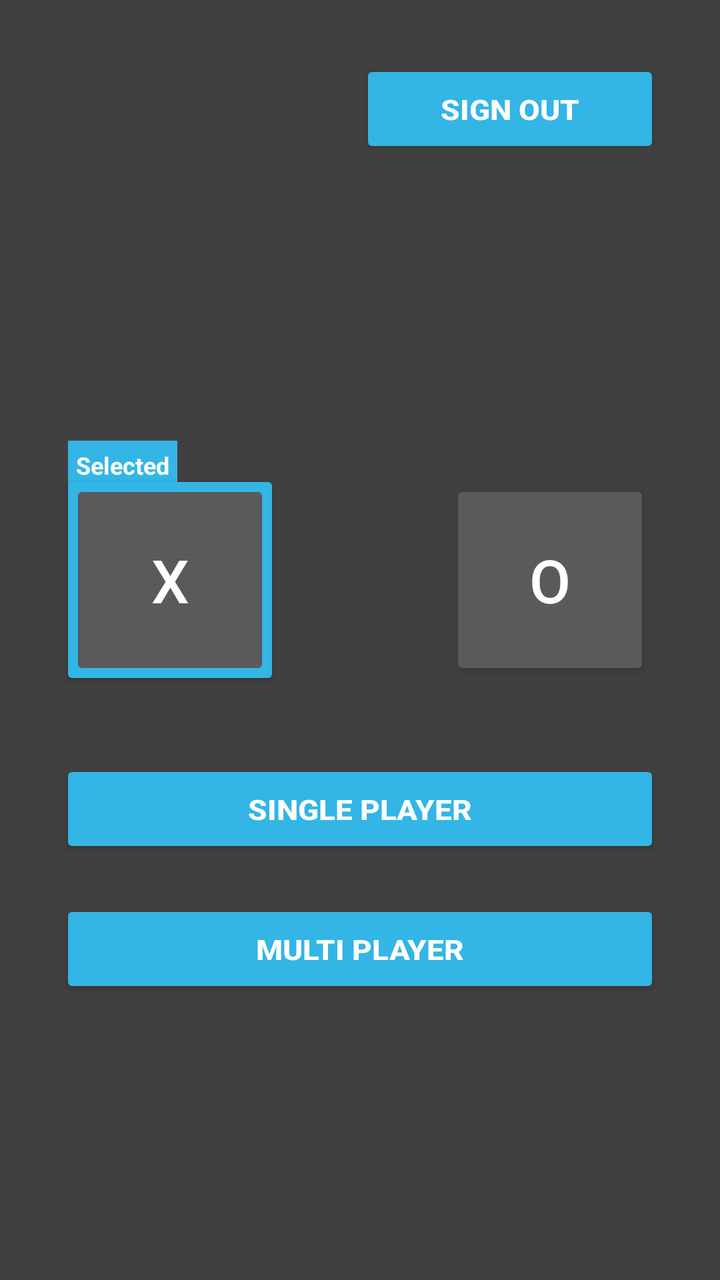
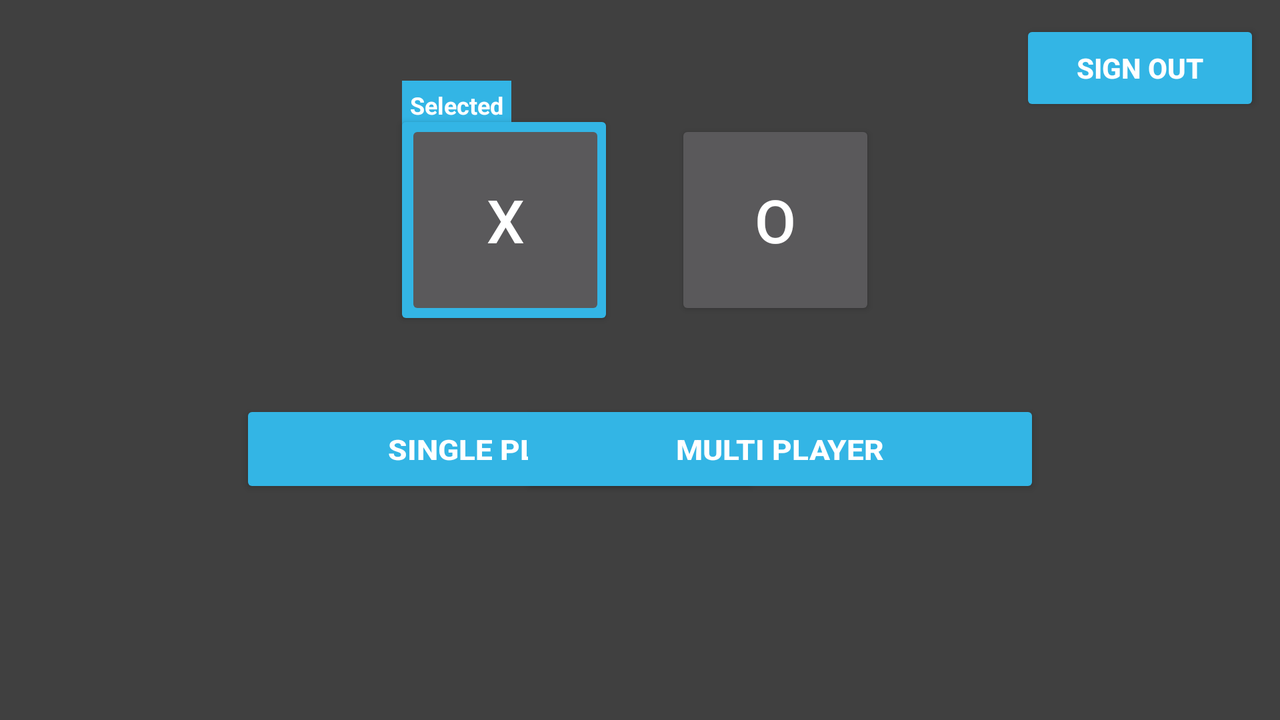

First picture: res/layout/ on a phone held upright. Second picture: the repository's own variant of that layout, on a device whose configuration matches the variant's folder. Source for both follows.
<!-- AndroidManifest.xml: application theme Theme.SekoTacToe -->
<!-- res/layout/activity_home_screen.xml -->
<?xml version="1.0" encoding="utf-8"?>
<androidx.constraintlayout.widget.ConstraintLayout xmlns:android="http://schemas.android.com/apk/res/android"
    xmlns:app="http://schemas.android.com/apk/res-auto"
    xmlns:tools="http://schemas.android.com/tools"
    android:layout_width="match_parent"
    android:layout_height="match_parent"
    android:background="@color/bgColour"
    tools:context=".activity.HomeScreenActivity">

        <androidx.appcompat.widget.AppCompatButton
            android:id="@+id/signOutButton"
            android:layout_width="150dp"
            android:layout_height="wrap_content"
            android:layout_marginTop="30dp"
            android:layout_marginEnd="30dp"
            android:backgroundTint="@android:color/holo_blue_light"
            android:padding="15dp"
            android:text="@string/sign_out"
            android:textColor="@color/white"
            android:textScaleX="1.1"
            android:textSize="14sp"
            android:textStyle="bold"
            android:onClick="signOut"
            app:layout_constraintEnd_toEndOf="parent"
            app:layout_constraintTop_toTopOf="parent" />

    <androidx.appcompat.widget.AppCompatTextView
        android:id="@+id/crossSymbolText"
        android:layout_width="wrap_content"
        android:layout_height="wrap_content"
        android:layout_marginStart="4dp"
        android:layout_marginBottom="-10dp"
        android:background="@android:color/holo_blue_light"
        android:padding="4dp"
        android:text="@string/selected"
        android:textAlignment="center"
        android:textColor="@color/white"
        android:textSize="12sp"
        android:textStyle="bold"
        app:layout_constraintBottom_toTopOf="@id/crossBorderButton"
        app:layout_constraintStart_toStartOf="@id/crossBorderButton" />

    <androidx.appcompat.widget.AppCompatTextView
        android:id="@+id/circleSymbolText"
        android:layout_width="wrap_content"
        android:layout_height="wrap_content"
        android:layout_marginStart="4dp"
        android:layout_marginBottom="-10dp"
        android:background="@android:color/holo_blue_light"
        android:padding="4dp"
        android:text="@string/selected"
        android:textAlignment="center"
        android:textColor="@color/white"
        android:textSize="12sp"
        android:textStyle="bold"
        android:visibility="gone"
        app:layout_constraintBottom_toTopOf="@id/circleBorderButton"
        app:layout_constraintStart_toStartOf="@id/circleBorderButton" />

    <androidx.appcompat.widget.AppCompatButton
        android:id="@+id/crossBorderButton"
        android:layout_width="110dp"
        android:layout_height="110dp"
        android:layout_marginTop="235dp"
        android:backgroundTint="@android:color/holo_blue_light"
        android:onClick="selectCrossUI"
        app:layout_constraintStart_toStartOf="@id/singlePlayerButton"
        app:layout_constraintTop_toTopOf="parent" />

    <androidx.appcompat.widget.AppCompatButton
        android:id="@+id/circleBorderButton"
        android:layout_width="110dp"
        android:layout_height="110dp"
        android:layout_marginTop="235dp"
        android:backgroundTint="@android:color/holo_blue_light"
        android:onClick="selectCrossUI"
        android:visibility="gone"
        app:layout_constraintEnd_toEndOf="@id/singlePlayerButton"
        app:layout_constraintTop_toTopOf="parent" />

    <androidx.appcompat.widget.AppCompatButton
        android:id="@+id/crossButton"
        android:layout_width="100dp"
        android:layout_height="100dp"
        android:layout_marginStart="5dp"
        android:layout_marginTop="240dp"
        android:onClick="selectCrossUI"
        android:text="@string/x"
        android:textColor="@color/white"
        android:textSize="30sp"
        app:layout_constraintStart_toStartOf="@id/singlePlayerButton"
        app:layout_constraintTop_toTopOf="parent" />

    <androidx.appcompat.widget.AppCompatButton
        android:id="@+id/circleButton"
        android:layout_width="100dp"
        android:layout_height="100dp"
        android:layout_marginTop="240dp"
        android:layout_marginEnd="5dp"
        android:onClick="selectCircleUI"
        android:text="@string/o"
        android:textColor="@color/white"
        android:textSize="30sp"
        app:layout_constraintEnd_toEndOf="@id/singlePlayerButton"
        app:layout_constraintTop_toTopOf="parent" />

    <ProgressBar
        android:id="@+id/progressBar"
        style="?android:attr/progressBarStyle"
        android:layout_width="wrap_content"
        android:layout_height="wrap_content"
        android:visibility="gone"
        app:layout_constraintBottom_toBottomOf="parent"
        app:layout_constraintEnd_toEndOf="parent"
        app:layout_constraintStart_toStartOf="parent"
        app:layout_constraintTop_toTopOf="parent" />

    <androidx.appcompat.widget.AppCompatButton
        android:id="@+id/singlePlayerButton"
        android:layout_width="300dp"
        android:layout_height="wrap_content"
        android:layout_marginTop="380dp"
        android:backgroundTint="@android:color/holo_blue_light"
        android:onClick="selectSinglePlayerMode"
        android:paddingVertical="15dp"
        android:text="@string/single_player"
        android:textColor="@color/white"
        android:textScaleX="1.1"
        android:textSize="14sp"
        android:textStyle="bold"
        app:layout_constraintEnd_toEndOf="parent"
        app:layout_constraintStart_toStartOf="parent"
        app:layout_constraintTop_toTopOf="parent" />

    <androidx.appcompat.widget.AppCompatButton
        android:id="@+id/multiPlayerPlayerButton"
        android:layout_width="300dp"
        android:layout_height="wrap_content"
        android:layout_marginTop="450dp"
        android:backgroundTint="@android:color/holo_blue_light"
        android:onClick="selectMultiplePlayerMode"
        android:paddingVertical="15dp"
        android:text="@string/multi_player"
        android:textColor="@color/white"
        android:textScaleX="1.1"
        android:textSize="14sp"
        android:textStyle="bold"
        app:layout_constraintEnd_toEndOf="parent"
        app:layout_constraintStart_toStartOf="parent"
        app:layout_constraintTop_toTopOf="parent" />

</androidx.constraintlayout.widget.ConstraintLayout>
<!-- resources referenced by this layout -->
<resources>
  <color name="bgColour">#404040</color>
  <color name="white">#FFFFFFFF</color>
  <string name="multi_player">Multi Player</string>
  <string name="o">O</string>
  <string name="selected">Selected</string>
  <string name="sign_out">SIGN OUT</string>
  <string name="single_player">Single Player</string>
  <string name="x">X</string>
  <style name="Theme.SekoTacToe" parent="Theme.AppCompat.NoActionBar">
          
          <item name="colorPrimary">@color/purple_500</item>
          <item name="colorPrimaryVariant">@color/purple_700</item>
          <item name="colorOnPrimary">@color/white</item>
          
          <item name="colorSecondary">@color/teal_200</item>
          <item name="colorSecondaryVariant">@color/teal_700</item>
          <item name="colorOnSecondary">@color/black</item>
          
          <item name="android:statusBarColor">#FF404040</item>
          
      </style>
  <color name="purple_500">#FF6200EE</color>
  <color name="purple_700">#FF3700B3</color>
  <color name="teal_200">#FF03DAC5</color>
  <color name="teal_700">#FF018786</color>
  <color name="black">#FF000000</color>
</resources>
<!-- res/layout-land/activity_home_screen.xml (the repository's variant of the layout above) -->
<!-- drawn on the phone turned sideways -->
<?xml version="1.0" encoding="utf-8"?>
<androidx.constraintlayout.widget.ConstraintLayout xmlns:android="http://schemas.android.com/apk/res/android"
    xmlns:app="http://schemas.android.com/apk/res-auto"
    xmlns:tools="http://schemas.android.com/tools"
    android:layout_width="match_parent"
    android:layout_height="match_parent"
    android:background="@color/bgColour"
    tools:context=".activity.HomeScreenActivity">

        <androidx.appcompat.widget.AppCompatButton
            android:id="@+id/signOutButton"
            android:layout_width="120dp"
            android:layout_height="wrap_content"
            android:layout_marginTop="10dp"
            android:layout_marginEnd="10dp"
            android:backgroundTint="@android:color/holo_blue_light"
            android:padding="10dp"
            android:text="@string/sign_out"
            android:textColor="@color/white"
            android:textSize="14sp"
            android:textStyle="bold"
            app:layout_constraintEnd_toEndOf="parent"
            app:layout_constraintTop_toTopOf="parent" />

    <ProgressBar
        android:id="@+id/progressBar"
        style="?android:attr/progressBarStyle"
        android:layout_width="wrap_content"
        android:layout_height="wrap_content"
        android:visibility="gone"
        app:layout_constraintBottom_toBottomOf="parent"
        app:layout_constraintEnd_toEndOf="parent"
        app:layout_constraintStart_toStartOf="parent"
        app:layout_constraintTop_toTopOf="parent" />

    <androidx.appcompat.widget.AppCompatTextView
        android:id="@+id/crossSymbolText"
        android:layout_width="wrap_content"
        android:layout_height="wrap_content"
        android:layout_marginStart="4dp"
        android:layout_marginBottom="-10dp"
        android:background="@android:color/holo_blue_light"
        android:padding="4dp"
        android:text="@string/selected"
        android:textAlignment="center"
        android:textColor="@color/white"
        android:textSize="12sp"
        android:textStyle="bold"
        app:layout_constraintBottom_toTopOf="@id/crossBorderButton"
        app:layout_constraintStart_toStartOf="@id/crossBorderButton" />

    <androidx.appcompat.widget.AppCompatTextView
        android:id="@+id/circleSymbolText"
        android:layout_width="wrap_content"
        android:layout_height="wrap_content"
        android:layout_marginStart="4dp"
        android:layout_marginBottom="-10dp"
        android:background="@android:color/holo_blue_light"
        android:padding="4dp"
        android:text="@string/selected"
        android:textAlignment="center"
        android:textColor="@color/white"
        android:textSize="12sp"
        android:textStyle="bold"
        android:visibility="gone"
        app:layout_constraintBottom_toTopOf="@id/circleBorderButton"
        app:layout_constraintStart_toStartOf="@id/circleBorderButton" />

    <androidx.appcompat.widget.AppCompatButton
        android:id="@+id/crossBorderButton"
        android:layout_width="110dp"
        android:layout_height="110dp"
        android:layout_marginStart="4dp"
        android:layout_marginTop="55dp"
        android:backgroundTint="@android:color/holo_blue_light"
        android:onClick="selectCrossUI"
        app:layout_constraintEnd_toEndOf="@id/singlePlayerButton"
        app:layout_constraintStart_toStartOf="@id/singlePlayerButton"
        app:layout_constraintTop_toTopOf="parent" />

    <androidx.appcompat.widget.AppCompatButton
        android:id="@+id/circleBorderButton"
        android:layout_width="110dp"
        android:layout_height="110dp"
        android:layout_marginTop="55dp"
        android:layout_marginEnd="4dp"
        android:backgroundTint="@android:color/holo_blue_light"
        android:onClick="selectCrossUI"
        android:visibility="gone"
        app:layout_constraintEnd_toEndOf="@id/multiPlayerPlayerButton"
        app:layout_constraintStart_toStartOf="@id/multiPlayerPlayerButton"
        app:layout_constraintTop_toTopOf="parent" />

    <androidx.appcompat.widget.AppCompatButton
        android:id="@+id/crossButton"
        android:layout_width="100dp"
        android:layout_height="100dp"
        android:layout_marginStart="5dp"
        android:layout_marginTop="60dp"
        android:onClick="selectCrossUI"
        android:text="@string/x"
        android:textColor="@color/white"
        android:textSize="30sp"
        app:layout_constraintEnd_toEndOf="@id/singlePlayerButton"
        app:layout_constraintStart_toStartOf="@id/singlePlayerButton"
        app:layout_constraintTop_toTopOf="parent" />

    <androidx.appcompat.widget.AppCompatButton
        android:id="@+id/circleButton"
        android:layout_width="100dp"
        android:layout_height="100dp"
        android:layout_marginTop="60dp"
        android:layout_marginEnd="5dp"
        android:onClick="selectCircleUI"
        android:text="@string/o"
        android:textColor="@color/white"
        android:textSize="30sp"
        app:layout_constraintEnd_toEndOf="@id/multiPlayerPlayerButton"
        app:layout_constraintStart_toStartOf="@id/multiPlayerPlayerButton"
        app:layout_constraintTop_toTopOf="parent" />

    <androidx.appcompat.widget.AppCompatButton
        android:id="@+id/singlePlayerButton"
        android:layout_width="260dp"
        android:layout_height="wrap_content"
        android:layout_marginStart="120dp"
        android:layout_marginTop="200dp"
        android:backgroundTint="@android:color/holo_blue_light"
        android:onClick="selectSinglePlayerMode"
        android:paddingVertical="15dp"
        android:text="@string/single_player"
        android:textColor="@color/white"
        android:textScaleX="1.1"
        android:textSize="14sp"
        android:textStyle="bold"
        app:layout_constraintStart_toStartOf="parent"
        app:layout_constraintTop_toTopOf="parent" />

    <androidx.appcompat.widget.AppCompatButton
        android:id="@+id/multiPlayerPlayerButton"
        android:layout_width="260dp"
        android:layout_height="wrap_content"
        android:layout_marginTop="200dp"
        android:layout_marginEnd="120dp"
        android:backgroundTint="@android:color/holo_blue_light"
        android:onClick="selectMultiplePlayerMode"
        android:paddingVertical="15dp"
        android:text="@string/multi_player"
        android:textColor="@color/white"
        android:textScaleX="1.1"
        android:textSize="14sp"
        android:textStyle="bold"
        app:layout_constraintEnd_toEndOf="parent"
        app:layout_constraintTop_toTopOf="parent" />

</androidx.constraintlayout.widget.ConstraintLayout>
